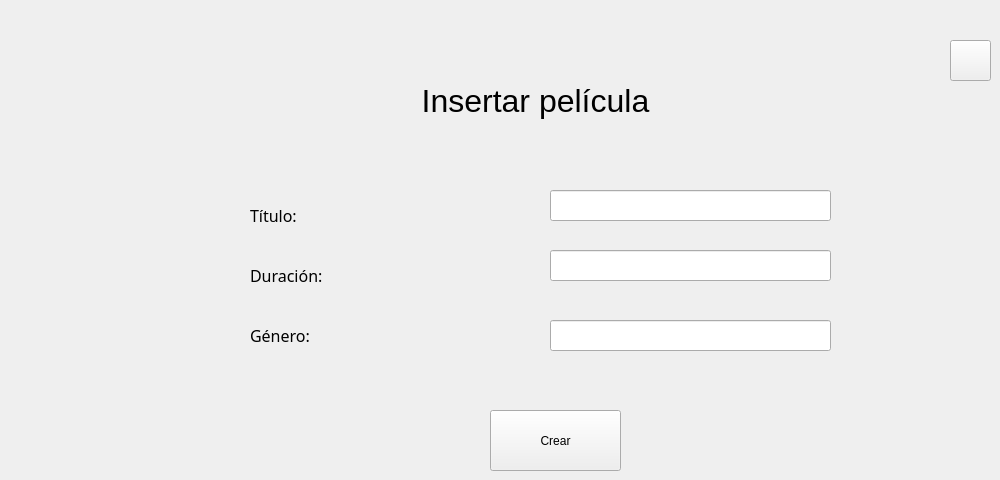
    <widget class="QWidget" name="InsertarPelicula">
     <widget class="QLabel" name="label_4">
      <property name="geometry">
       <rect>
        <x>290</x>
        <y>30</y>
        <width>491</width>
        <height>141</height>
       </rect>
      </property>
      <property name="font">
       <font>
        <pointsize>24</pointsize>
       </font>
      </property>
      <property name="text">
       <string>Insertar película</string>
      </property>
      <property name="alignment">
       <set>Qt::AlignCenter</set>
      </property>
     </widget>
     <widget class="QLabel" name="label_36">
      <property name="geometry">
       <rect>
        <x>250</x>
        <y>190</y>
        <width>151</width>
        <height>51</height>
       </rect>
      </property>
      <property name="font">
       <font>
        <family>Arial Black</family>
        <pointsize>12</pointsize>
        <weight>50</weight>
        <italic>false</italic>
        <bold>false</bold>
       </font>
      </property>
      <property name="text">
       <string>Título:</string>
      </property>
      <property name="textFormat">
       <enum>Qt::RichText</enum>
      </property>
     </widget>
     <widget class="QLabel" name="label_37">
      <property name="geometry">
       <rect>
        <x>250</x>
        <y>250</y>
        <width>211</width>
        <height>51</height>
       </rect>
      </property>
      <property name="font">
       <font>
        <family>Arial Black</family>
        <pointsize>12</pointsize>
        <weight>50</weight>
        <italic>false</italic>
        <bold>false</bold>
       </font>
      </property>
      <property name="text">
       <string>Duración:</string>
      </property>
      <property name="textFormat">
       <enum>Qt::RichText</enum>
      </property>
     </widget>
     <widget class="QLabel" name="label_38">
      <property name="geometry">
       <rect>
        <x>250</x>
        <y>310</y>
        <width>211</width>
        <height>51</height>
       </rect>
      </property>
      <property name="font">
       <font>
        <family>Arial Black</family>
        <pointsize>12</pointsize>
        <weight>50</weight>
        <italic>false</italic>
        <bold>false</bold>
       </font>
      </property>
      <property name="text">
       <string>Género:</string>
      </property>
      <property name="textFormat">
       <enum>Qt::RichText</enum>
      </property>
     </widget>
     <widget class="QLineEdit" name="titulopelicula">
      <property name="geometry">
       <rect>
        <x>550</x>
        <y>190</y>
        <width>281</width>
        <height>31</height>
       </rect>
      </property>
     </widget>
     <widget class="QLineEdit" name="duracionpelicula">
      <property name="geometry">
       <rect>
        <x>550</x>
        <y>250</y>
        <width>281</width>
        <height>31</height>
       </rect>
      </property>
     </widget>
     <widget class="QLineEdit" name="generopelicula">
      <property name="geometry">
       <rect>
        <x>550</x>
        <y>320</y>
        <width>281</width>
        <height>31</height>
       </rect>
      </property>
     </widget>
     <widget class="QPushButton" name="crearpelicula">
      <property name="geometry">
       <rect>
        <x>490</x>
        <y>410</y>
        <width>131</width>
        <height>61</height>
       </rect>
      </property>
      <property name="text">
       <string>Crear</string>
      </property>
     </widget>
     <widget class="QPushButton" name="pushButton_6">
      <property name="geometry">
       <rect>
        <x>950</x>
        <y>40</y>
        <width>41</width>
        <height>41</height>
       </rect>
      </property>
      <property name="styleSheet">
       <string notr="true">border-image: url(:/prefijoNuevo/Cine/58253.png);</string>
      </property>
      <property name="text">
       <string/>
      </property>
     </widget>
    </widget>
